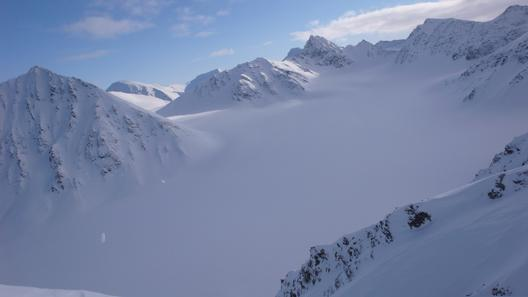
#> input picture Images/Images/2007041612_cam01p.jpg, 528 x 297 px, found by its file name
$ python livrable_2_image.py
#> lines starting #> are read from the running program, lines starting #| are printed output that depends on the picture
import numpy as np
import matplotlib.pyplot as plt
from PIL import Image
from scipy.linalg import svd

def apprentissage_dictionnaire_surcomplet(X, taille_dictionnaire, nombre_iterations, alpha):
    """
    Fonction pour l'apprentissage d'un dictionnaire sur-complet.

    Args:
    - X: Image d'entraînement (représentée en deux dimensions).
    - taille_dictionnaire: Taille du dictionnaire sur-complet.
    - nombre_iterations: Nombre d'itérations pour l'apprentissage.
    - alpha: Paramètre de régularisation.

    Returns:
    - D: Dictionnaire appris.
    """

    # Convertir l'image en une matrice de données d'entraînement
    X_mat = np.array(X).reshape(-1, 1)

    # Initialiser le dictionnaire de manière aléatoire
    D = np.random.rand(X_mat.shape[0], taille_dictionnaire)

    for iteration in range(nombre_iterations):
        # Étape 1: Mise à jour des coefficients de représentation
        coefficients = np.linalg.lstsq(D, X_mat, rcond=None)[0]

        # Étape 2: Mise à jour du dictionnaire
        for k in range(taille_dictionnaire):
            indices_non_zeros = np.where(coefficients[k, :] != 0)[0]
            if len(indices_non_zeros) == 0:
                continue

            Ek = X_mat[:, indices_non_zeros] - np.dot(D, coefficients[:, indices_non_zeros])

            # Utiliser la décomposition en valeurs singulières tronquée
            U, S, Vt = svd(Ek, full_matrices=False)

            # Mise à jour de la colonne du dictionnaire
            D[:, k] = U[:, 0]

        # Ajout d'une régularisation
        D /= np.linalg.norm(D, axis=0)

    return D

# Exemple d'utilisation avec une image JPEG
image_path = "2007041612_cam01p.jpg"
X = Image.open(image_path).convert("L")  # Convertir en niveaux de gris
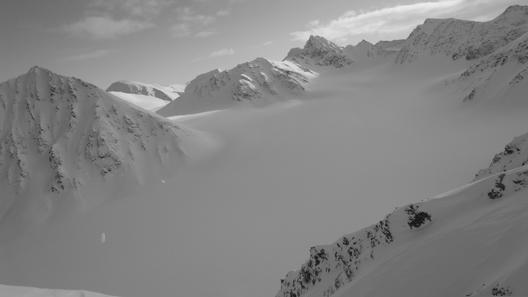
#> X: PIL image 528x297 L; min 11, max 239, mean 131.8

taille_dictionnaire = 20
nombre_iterations = 50
alpha = 0.1

# Apprentissage du dictionnaire
dictionnaire_appris = apprentissage_dictionnaire_surcomplet(X, taille_dictionnaire, nombre_iterations, alpha)

# Affichage des atomes du dictionnaire appris
fig, ax = plt.subplots(1, taille_dictionnaire, figsize=(15, 3))

for k in range(taille_dictionnaire):
    ax[k].imshow(dictionnaire_appris[:, k].reshape(X.size[::-1]), cmap='gray')
    ax[k].axis('off')
    ax[k].set_title(f'Atome {k+1}')

plt.show()
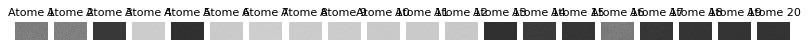
#> figure drawn by matplotlib, 20 panels

$ run again, with Images/Images/2007041608_cam01p.jpg copied over Images/Images/2007041612_cam01p.jpg
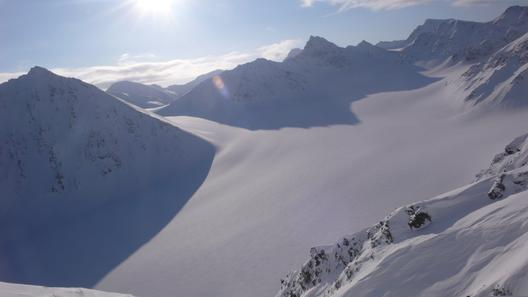
#> input picture Images/Images/2007041608_cam01p.jpg, 528 x 297 px, found by its file name
#> `X = Image.open(image_path).convert("L")`:
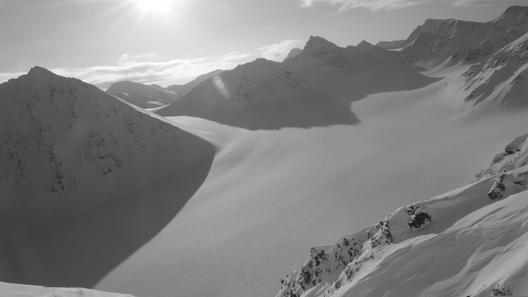
#> X: PIL image 528x297 L; min 18, max 255, mean 128.5
